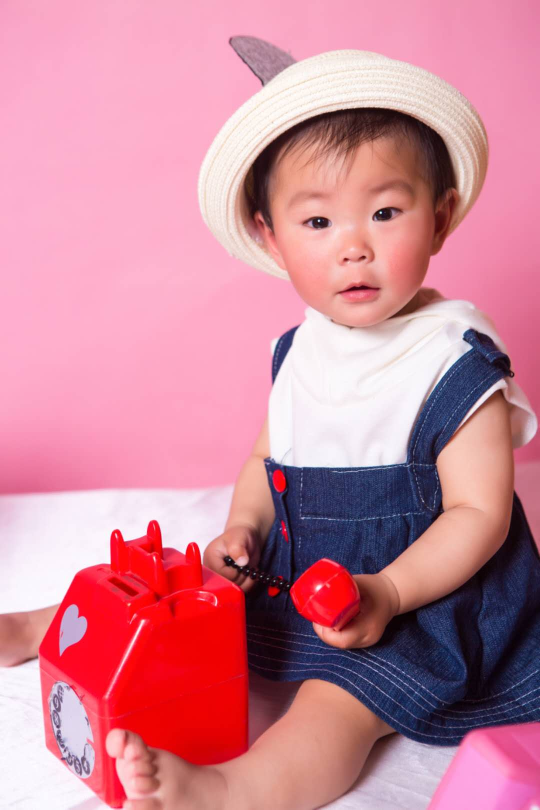
#> input picture pil/my_girl.jpg, 1080 x 1619 px (shown at 1/2 size)
$ python use_pil_resize.py
#> lines starting #> are read from the running program, lines starting #| are printed output that depends on the picture
from PIL import Image

#获取图片尺寸
im = Image.open('my_girl.jpg')
#> im is the input picture: PIL image 1080x1619 RGB; mean R, G, B 205.8, 135.4, 152.6
w,h = im.size
#> w = 1080; h = 1619
print('Original image size: %sx%s' % (w, h))
#| Original image size: 1080x1619


#缩放
im.thumbnail((w//4, h//4))
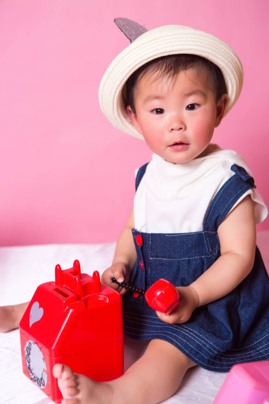
#> im: PIL image 269x404 RGB; mean R, G, B 205.8, 135.4, 152.7
print('Resize image to: %sx%s' % (w//2, h//2))
#| Resize image to: 540x809
im.save('thumbnail.jpg', 'jpeg')
